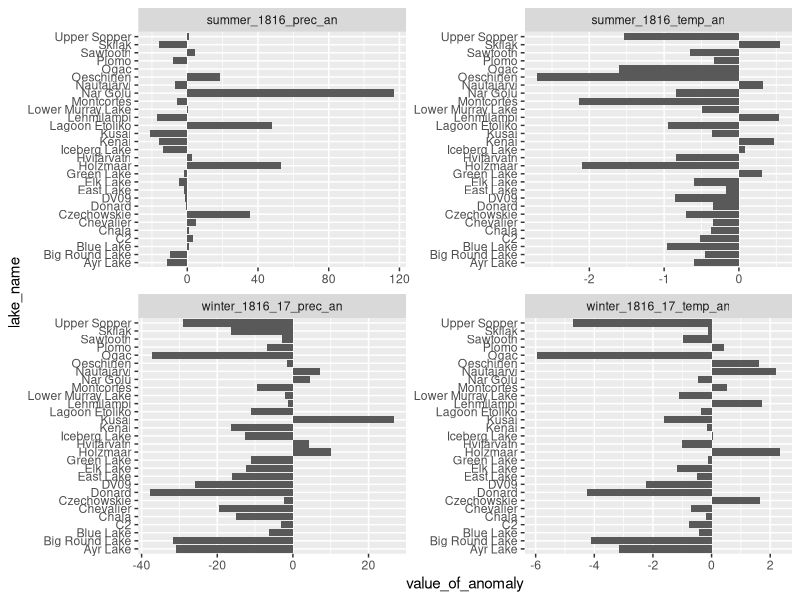

Source code (R): (Note: this script raises an error after producing the figure.)
library(tidyverse)
library(ggrepel)
#plot anomalies------
full_ds_an <- read_csv("data/full_ds_an.csv") %>% 
  pivot_longer(cols = summer_1816_temp_an:winter_1816_17_prec_an,
               names_to = "anomaly", values_to = "value_of_anomaly") %>% 
  mutate(unit4anomaly = ifelse(anomaly == "summer_1816_temp_an" | anomaly == "winter_1816_17_temp_an", "°C", "%"))

anomalies_plot <- ggplot(full_ds_an, aes(y = lake_name, x = value_of_anomaly)) +
  geom_col() +
  facet_wrap(.~ anomaly, scales = "free")

#plot varve links to climate-------
varve2climate <- tribble(
  ~lake_name, ~climate_var, ~season, ~strength, ~other_drivers,
  "Ayr Lake", "uncertain", NA, NA, NA,
  "Big Round Lake", "temperature", "summer", r = 0.46, NA,
  "Blue Lake", "temperature", "summer", r2 = 0.31, NA,
  "C2", "uncertain", NA, NA, NA,
  
)

#plot varve thickness time series -------

full_ds <- read_csv("data/full_ds.csv") %>% 
  filter(age_CE > 1765 & age_CE < 1867)

varve_thick_plot <- ggplot(full_ds, aes(x = age_CE, y = varve_thick)) +
  geom_line() +
  geom_point(size = 0.4) +
  geom_vline(xintercept = 1816, color = "blue", alpha = 0.8) +
  facet_wrap(.~ lake_name, scales = "free_y")

varve_thick_plot

dark_lamin_thick_plot <- full_ds %>% 
  filter(!is.na(dark_lamin_thick)) %>% 
  ggplot(aes(x = age_CE, y = dark_lamin_thick)) +
  geom_line() +
  geom_point(size = 0.4) +
  geom_vline(xintercept = 1816, color = "blue", alpha = 0.8) +
  facet_wrap(.~ lake_name, scales = "free_y")

dark_lamin_thick_plot

light_lamin_thick_plot <- full_ds %>% 
  filter(!is.na(light_lamin_thick)) %>% 
  ggplot(aes(x = age_CE, y = light_lamin_thick)) +
  geom_line() +
  geom_point(size = 0.4) +
  geom_vline(xintercept = 1816, color = "blue", alpha = 0.8) +
  facet_wrap(.~ lake_name, scales = "free_y")

light_lamin_thick_plot

#plot peak detection results ---------
##total vt-----
#add labels to peaks so that the corresponding year is visible
pd_df_vt_total_mgcv <- read_csv("data/pd_df_vt_total_mgcv.csv")

pd_df_vt_total_mgcv_plot <- ggplot(pd_df_vt_total_mgcv, aes(x = age_CE, y = varve_thick)) +
  geom_line() +
  geom_point(size = 0.4) +
  geom_point(data = filter(pd_df_vt_total_mgcv, peaks_pos == 1),
             shape = 8, color = "red") +
  geom_point(data = filter(pd_df_vt_total_mgcv, peaks_neg == 1), 
             shape = 8, color = "blue") +
  geom_vline(xintercept = 1816, color = "blue", alpha = 0.8) +
  geom_text_repel(data = filter(pd_df_vt_total_mgcv,
                                (peaks_pos == 1 | peaks_neg == 1) & age_CE >= 1805 & age_CE <= 1825),
            aes(label = as.character(round(age_CE, 0))),
             vjust = -0.5) +
  facet_wrap(.~ lake_name, scales = "free_y")



##light laminae thickness-------
pd_df_vt_light_mgcv <- read_csv("data/pd_df_vt_light_mgcv.csv")

pd_df_vt_light_mgcv_plot <- ggplot(pd_df_vt_light_mgcv, aes(x = age_CE, y = light_lamin_thick)) +
  geom_line() +
  geom_point(size = 0.4) +
  geom_point(data = filter(pd_df_vt_light_mgcv, peaks_pos == 1),
             shape = 8, color = "red") +
  geom_point(data = filter(pd_df_vt_light_mgcv, peaks_neg == 1), 
             shape = 8, color = "blue") +
  geom_vline(xintercept = 1816, color = "blue", alpha = 0.8) +
  geom_text_repel(data = filter(pd_df_vt_light_mgcv,
                                (peaks_pos == 1 | peaks_neg == 1) & age_CE >= 1805 & age_CE <= 1825),
                  aes(label = as.character(round(age_CE, 0))),
                  vjust = -0.5) +
  facet_wrap(.~ lake_name, scales = "free_y")

pd_df_vt_light_mgcv + xlim(c(1800, 1840))

##dark laminae thickness-------
pd_df_vt_dark_mgcv <- read_csv("data/pd_df_vt_dark_mgcv.csv")

pd_df_vt_dark_mgcv_plot <- ggplot(pd_df_vt_dark_mgcv, aes(x = age_CE, y = dark_lamin_thick)) +
  geom_line() +
  geom_point(size = 0.4) +
  geom_point(data = filter(pd_df_vt_dark_mgcv, peaks_pos == 1),
             shape = 8, color = "red") +
  geom_point(data = filter(pd_df_vt_dark_mgcv, peaks_neg == 1), 
             shape = 8, color = "blue") +
  geom_vline(xintercept = 1816, color = "blue", alpha = 0.8) +
  geom_text_repel(data = filter(pd_df_vt_dark_mgcv,
                                (peaks_pos == 1 | peaks_neg == 1) & age_CE >= 1805 & age_CE <= 1825),
                  aes(label = as.character(round(age_CE, 0))),
                  vjust = -0.5) +
  facet_wrap(.~ lake_name, scales = "free_y")

pd_df_vt_dark_mgcv + xlim(c(1800, 1840))
